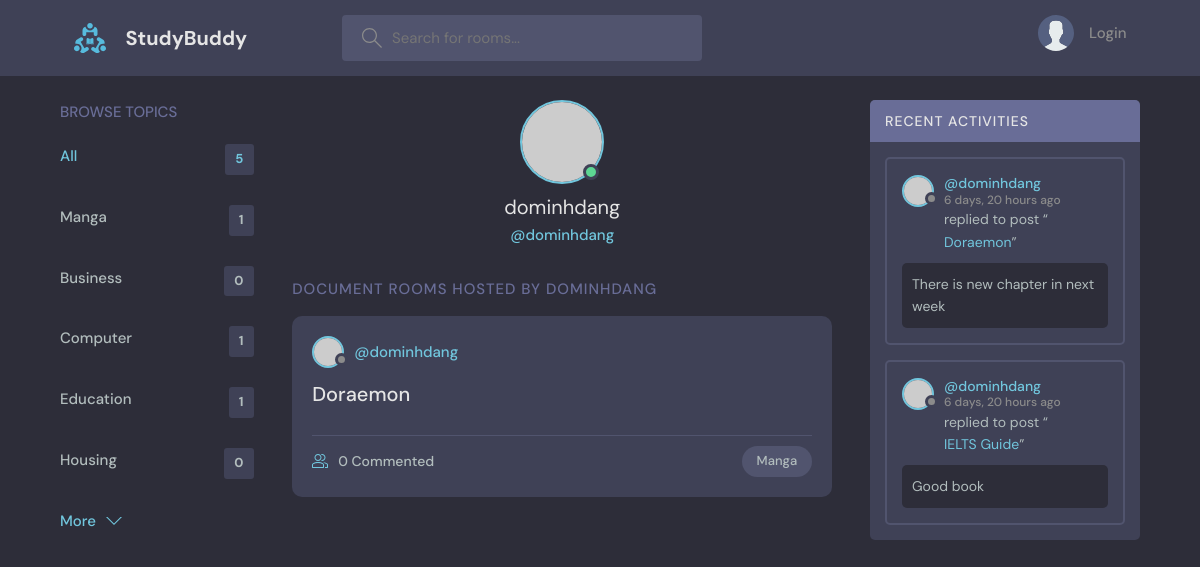
/profile/1/, run on an earlier commit of the app's database.
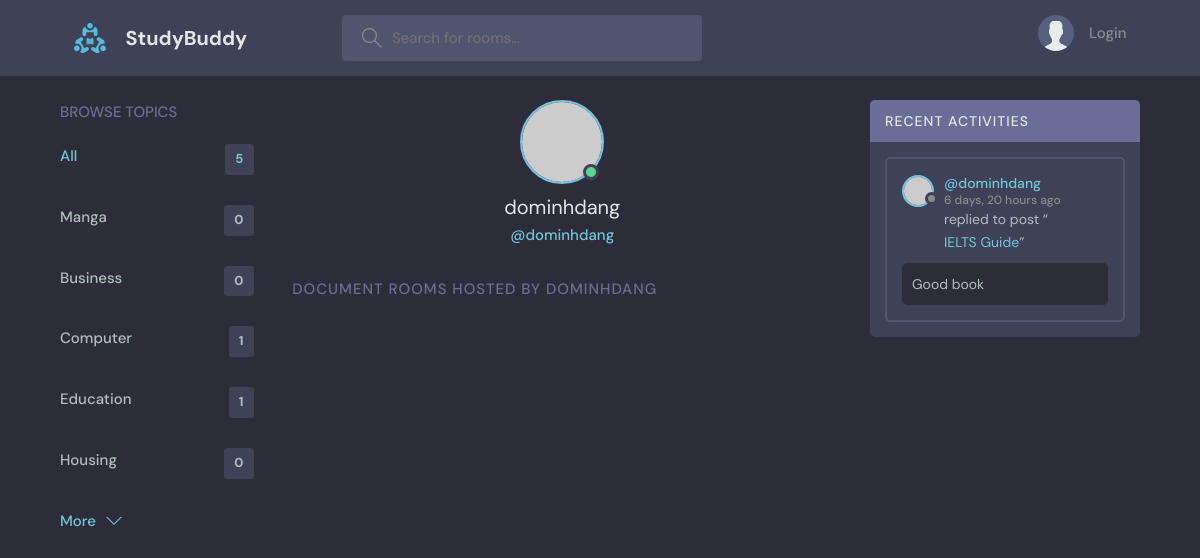
And on a later commit of the database.
### base/models.py (models this page shows, shortened)
class Topic(models.Model):
    name = models.CharField(max_length=200)

class Document(models.Model):
    author = models.ForeignKey(User, on_delete=models.SET_NULL, null=True)
    topic = models.ForeignKey(Topic, on_delete=models.SET_NULL, null=True)
    name = models.CharField(max_length=200)
    content = models.FileField(null=True, blank=True, upload_to="media")
    reader = models.ManyToManyField(
        User, related_name='participants', blank=True)
    description = models.TextField(null=True, blank=True)
    updated = models.DateTimeField(auto_now=True)
    created = models.DateTimeField(auto_now_add=True)
    class Meta:
        ordering = ['-updated', '-created']
    def __str__(self):
        return self.name

class Comment(models.Model):
    user = models.ForeignKey(User, on_delete=models.CASCADE)
    document = models.ForeignKey(Document, on_delete=models.CASCADE)
    body = models.TextField()
    updated = models.DateTimeField(auto_now=True)
    created = models.DateTimeField(auto_now_add=True)
    class Meta:
        ordering = ['-updated', '-created']
    def __str__(self):
        return self.body[0:50]

### base/views.py (the view)
# urls.py: path('profile/<str:pk>/', views.userProfile, name='profile'),
def userProfile(request, pk):
    topics = Topic.objects.all()
    user = User.objects.get(id=pk)
    documents = user.document_set.all()
    comments = user.comment_set.all()
    context = {'user': user, 'documents': documents,
               'topics': topics, 'comments': comments}
    return render(request, 'base/profile.html', context)

### base/templates/base/profile.html (shortened to what this page needs)
{% extends 'main.html' %}
{% block content %}
<main class="profile-page layout layout--3">
  <div class="container">
    {% include 'base/topic_component.html' %}
    <div class="roomList">
      <div class="profile">
        <div class="profile__avatar">
          <div class="avatar avatar--large active">
            <img src="https://randomuser.me/api/portraits/men/11.jpg" alt="" />
          </div>
        </div>
        <div class="profile__info">
          <h3>{{user.username}}</h3>
          <p>@{{user.username}}</p>
        </div>
      </div>
      <div class="roomList__header">
        <div>
          <h2>Document Rooms Hosted by {{user.username}}</a>
          </h2>
        </div>
      </div>
      {% include 'base/feed_component.html' %}
    </div>
    {% include 'base/activity_component.html' %}
  </div>
</main>
{% endblock content %}

### templates/main.html (shortened to what this page needs)
<!DOCTYPE html>
{% load static %}
<html lang="en">
<head>
    <link rel="stylesheet" href={% static 'style/style.css' %} />
</head>
<body>
    {% include 'navbar.html' %}
    {% block content %}
    {% endblock content %}
</body>
</html>

### templates/navbar.html (shortened to what this page needs)
{% load static %}
<header class="header header--loggedIn">
    <div class="container">
        <a href="{% url 'home' %}" class="header__logo">
            <img src="{% static 'images/logo.svg' %}" />
            <h1>StudyBuddy</h1>
        </a>
        <form class="header__search" method="GET" action {% url 'home' %}>
            <label>
                <input name="q" placeholder="Search for rooms..." />
            </label>
        <nav class="header__menu">
            {% if request.user.is_authenticated %}
            <div class="header__user">
                <a href="{% url 'profile' request.user.id %}">
                    <div class="avatar avatar--medium active">
                        <img src="https://randomuser.me/api/portraits/men/37.jpg" />
                    </div>
                    <p>{{request.user.username}} <span>@{{request.user.username}}</span></p>
                </a>
                <button class="dropdown-button">
                    <svg version="1.1" xmlns="http://www.w3.org/2000/svg" width="32" height="32" viewBox="0 0 32 32">
                        <title>chevron-down</title>
                        <path d="M16 21l-13-13h-3l16 16 16-16h-3l-13 13z"></path>
                    </svg>
                </button>
            </div>
            {% else %}
            <a href={% url 'login' %}>
                <img src="{% static 'images/avatar.svg' %}" />
                <p>Login</p>
            {% endif %}
        </nav>
    </div>
</header>

### base/templates/base/topic_component.html
<div class="topics">
    <div class="topics__header">
      <h2>Browse Topics</h2>
    </div>
    <ul class="topics__list">
      <li>
        <a href="{% url 'home' %}" class="active">All <span>{{topics.count}}</span></a>
      </li>
      {% for topic in topics %}
      <li>
        <a href="{% url 'home' %}?q={{topic.name}}">{{topic.name}} <span>{{topic.document_set.all.count}}</span></a>
      </li>
      {% endfor %}
    </ul>
    <a class="btn btn--link" href="topics.html">
      More
      <svg version="1.1" xmlns="http://www.w3.org/2000/svg" width="32" height="32" viewBox="0 0 32 32">
        <title>chevron-down</title>
        <path d="M16 21l-13-13h-3l16 16 16-16h-3l-13 13z"></path>
      </svg>
    </a>
  </div>

### base/templates/base/feed_component.html (shortened to what this page needs)
{% for document in documents %}
<div class="roomListRoom">
    <div class="roomListRoom__header">
        <a href="{% url 'profile' document.author.id %}" class="roomListRoom__author">
            <div class="avatar avatar--small">
                <img src="https://randomuser.me/api/portraits/women/11.jpg" />
            </div>
            <span>@{{document.author.username}}</span>
        </a>
    </div>
    <div class="roomListRoom__content">
        <a href="{% url 'document' document.id %}">{{document.name}}</a>
    </div>
    <div class="roomListRoom__meta">
        <a href="{% url 'document' document.id %}" class="roomListRoom__joined">
            {{document.reader.all.count}} Commented
        </a>
        <p class="roomListRoom__topic">{{document.topic.name}}</p>
    </div>
</div>
{% endfor %}

### base/templates/base/activity_component.html (shortened to what this page needs)
<div class="activities">
    <div class="activities__header">
        <h2>Recent Activities</h2>
    </div>
    {% for comment in comments %}
    <div class="activities__box">
        <div class="activities__boxHeader roomListRoom__header">
            <a href="{% url 'profile' comment.user.id%}" class="roomListRoom__author">
                <div class="avatar avatar--small">
                    <img src="https://randomuser.me/api/portraits/women/11.jpg" />
                </div>
                <p>
                    @{{comment.user}}
                    <span> {{comment.created|timesince}} ago</span>
                </p>
            </a>
        </div>
        <div class="activities__boxContent">
            <p>replied to post “<a href="{% url 'document' comment.document.id %}">{{comment.document}}</a>”</p>
            <div class="activities__boxRoomContent">
               {{comment}}
            </div>
        </div>
    </div>
    {% endfor %}
</div>

What changed in the data, as far as the page shows it:
removed Document: author.username "dominhdang", name "Doraemon", reader.all.count "0", topic.name "Manga"
removed Comment: user "dominhdang", created "6 days, 20 hours", document "Doraemon", body "There is new chapter in next week"
computed for Topic "Manga": document_set.all.count "1" → "0"
